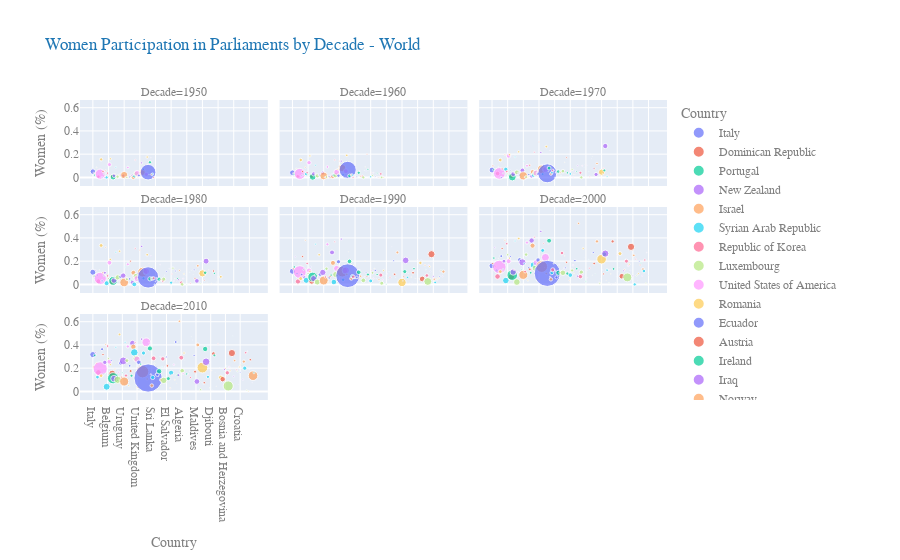

Write notebook code for a chart like this one.
### Code cell
fig = px.scatter(df_pop_participation, x='country', y='women_perc', color='country', size='pop',
                facet_col='decade', facet_col_wrap=3,
                title='Women Participation in Parliaments by Decade - World',
                labels=dict(women_perc='Women (%)', decade='Decade', country='Country',pop='Population (thousands)'),

)


#fig.update_yaxes(title_text='Women (%)')
fig.update_yaxes(tick0=0, dtick=0.2)


fig.update_layout(
        font_family="Courier New",
        font_color="grey",
        title_font_family="Courier New",
        title_font_color="#1f77b4",
        legend_title_font_color="grey"
        )

fig.show()
